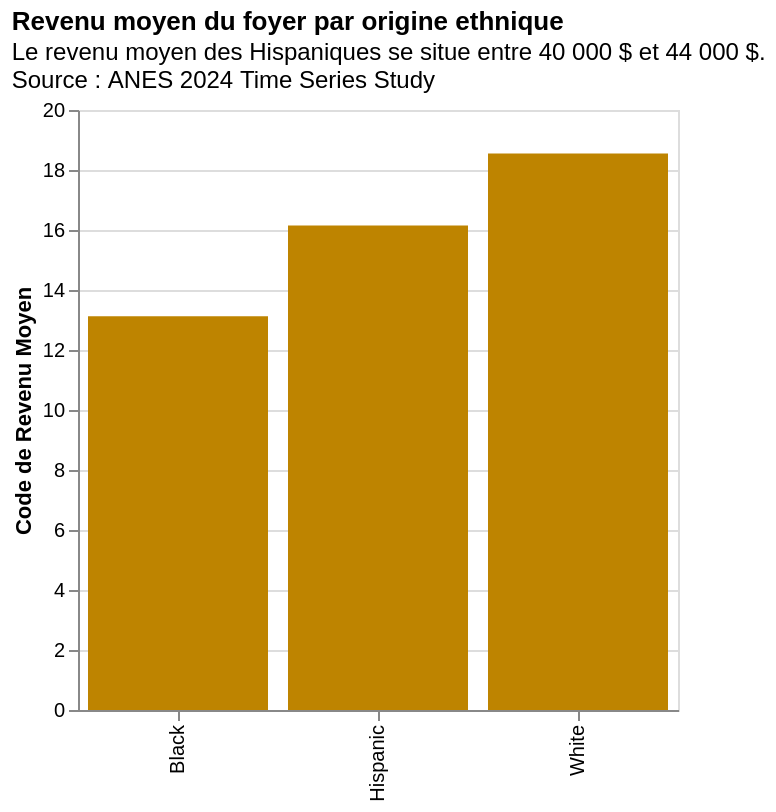

This figure's notebook cell:
### Code cell
alt.Chart(df_means).mark_bar(color='#BE8400').encode(
    x=alt.X('ethnicity', type='nominal', title=""),
    y=alt.Y('income_raw', type='quantitative', title='Code de Revenu Moyen')
).properties(
    title=alt.TitleParams(
        text="Revenu moyen du foyer par origine ethnique",
        subtitle=[
            "Le revenu moyen des Hispaniques se situe entre 40 000 $ et 44 000 $.",
            "Source : ANES 2024 Time Series Study"
        ],
        anchor='start'
    ),
    width=300,
    height=300
)

### Figure 1 — Vega specification as saved in the notebook (floating-point values rounded to 4 significant figures)
{"$schema": "https://vega.github.io/schema/vega/v6.json", "data": [{"name": "source_0", "values": [{"ethnicity": "White", "income_raw_end": 18.55, "income_raw_start": 0.0}, {"ethnicity": "Black", "income_raw_end": 13.13, "income_raw_start": 0.0}, {"ethnicity": "Hispanic", "income_raw_end": 16.15, "income_raw_start": 0.0}]}, {"name": "source_0_x_domain_ethnicity", "values": [{"ethnicity": "White"}, {"ethnicity": "Black"}, {"ethnicity": "Hispanic"}]}], "marks": [{"type": "rect", "name": "marks", "from": {"data": "source_0"}, "encode": {"update": {"width": {"signal": "max(0.25, bandwidth('x'))"}, "fill": {"value": "#BE8400"}, "y": {"field": "income_raw_end", "scale": "y"}, "y2": {"field": "income_raw_start", "scale": "y"}, "x": {"field": "ethnicity", "scale": "x"}}}, "style": ["bar"]}], "scales": [{"name": "x", "type": "band", "domain": {"data": "source_0_x_domain_ethnicity", "field": "ethnicity", "sort": true}, "range": [0, {"signal": "width"}], "paddingInner": 0.1, "paddingOuter": 0.05}, {"name": "y", "type": "linear", "domain": {"data": "source_0", "fields": ["income_raw_start", "income_raw_end"]}, "range": [{"signal": "height"}, 0], "nice": true, "zero": true}], "axes": [{"scale": "y", "tickCount": {"signal": "ceil(height/40)"}, "domain": false, "grid": true, "aria": false, "labels": false, "orient": "left", "gridScale": "x", "maxExtent": 0, "ticks": false, "zindex": 0, "minExtent": 0}, {"scale": "x", "labelAlign": "right", "orient": "bottom", "grid": false, "labelAngle": 270, "labelBaseline": "middle", "zindex": 0}, {"scale": "y", "orient": "left", "tickCount": {"signal": "ceil(height/40)"}, "title": "Code de Revenu Moyen", "labelOverlap": true, "grid": false, "zindex": 0}], "title": {"text": "Revenu moyen du foyer par origine ethnique", "subtitle": ["Le revenu moyen des Hispaniques se situe entre 40 000 $ et 44 000 $.", "Source : ANES 2024 Time Series Study"], "anchor": "start"}, "padding": 5, "height": 300, "background": "white", "width": 300, "style": "cell"}
